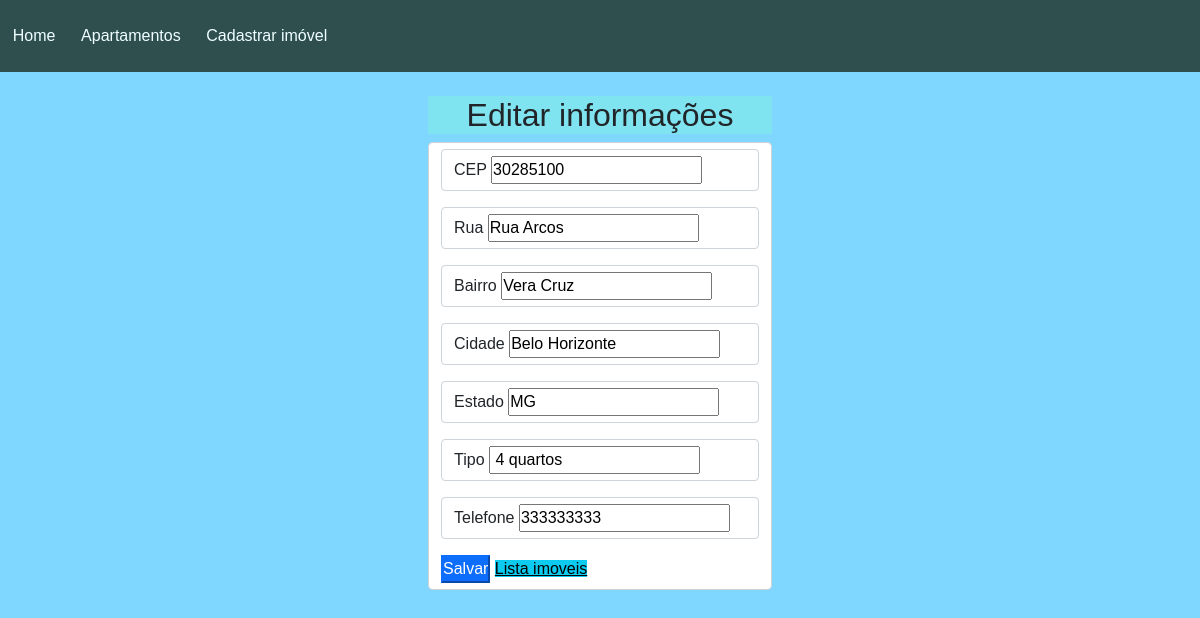
/edit.php?id=5, run on the app's committed database.
### tables this page shows
CREATE TABLE `apartamento` (
  `id` int(200) NOT NULL,
  `cep` int(20) NOT NULL,
  `tipo` varchar(20) NOT NULL,
  `telefone` int(20) NOT NULL,
  `rua` varchar(50) NOT NULL,
  `bairro` varchar(50) NOT NULL,
  `cidade` varchar(50) NOT NULL,
  `estado` varchar(10) NOT NULL
);

### edit.php (the view, shortened to what this page needs)
<?php
include_once 'database.php';
$id = mysqli_escape_string($connect, $_GET['id']);
$sql = "SELECT * FROM apartamento WHERE id = '$id' ";
$resultado = mysqli_query($connect, $sql);
$dados = mysqli_fetch_array($resultado);
?>
<!DOCTYPE html>
<html lang="pt-br">
<head>
    <link href="https://cdn.jsdelivr.net/npm/bootstrap@5.1.3/dist/css/bootstrap.min.css" rel="stylesheet">
    <link rel="stylesheet" href="https://cdnjs.cloudflare.com/ajax/libs/font-awesome/5.15.4/css/all.min.css" />
    <link rel="stylesheet" href="./css/style.css">
</head>
<body>
    <div class=" container-fluid">
        <header>
            <div class="container" id="nav-container">
                <nav class="fixed-top navbar navbar-expand-lg">
                    <div class=" collapse navbar-collapse justify-content" id="navbar-links">
                        <div class="navbar-nav">
                            <a href="index.php" class=" nav-item nav-link" id="home-menu">Home</a>
                            <a href="apartamentos.php" class=" nav-item nav-link" id="apart-menu">Apartamentos</a>
                            <a href="cadastrar.php" class=" nav-item nav-link" id="cad-menu">Cadastrar imóvel</a>
                        </div>
                    </div>
                    <br><br>
                </nav>
            </div>
        </header>
        <br><br><br><br>
        <div class="container d-lg-flex justify-content-center">
            <div class=" ">
                <h2>Editar informações</h2>
                <form class=" form form-control form-check-inline " action=" update.php" method="POST">
                    <div class="form-control form-check-inline mb-3">
                        <label for=""> CEP
                            <input type="text" placeholder="CEP" name="cep" id="cep" onblur="pesquisacep(this.value);" value="<?php echo $dados['cep'] ?>">
                        </label>
                    </div>
                    <div class="form-control  mb-3">
                        <label for="">Rua <input type="text" placeholder="Rua" name="rua" id="rua" value="<?php echo $dados['rua'] ?>">
                        </label>
                    </div>
                    <div class="form-control  mb-3">
                        <label for="">Bairro <input type="text" placeholder="Bairro" name="bairro" id="bairro" value="<?php echo $dados['bairro'] ?>">
                        </label>
                    </div>
                    <div class="form-control  mb-3">
                        <label for="">Cidade <input type="text" placeholder="Cidade" name="cidade" id="cidade" value="<?php echo $dados['cidade'] ?>">
                        </label>
                    </div>
                    <div class="form-control  mb-3">
                        <label for="">Estado <input type="text" placeholder="uf" name="uf" id="uf" value="<?php echo $dados['estado'] ?>">
                        </label>
                    </div>
                    <div class="form-control  mb-3">
                        <label for="tipo" id="tipo">Tipo</label>
                        <input type="text" name="tipo" id="tipo" value="<?php echo $dados['tipo'] ?>">
                    </div>
                    <div class="form-control  mb-3">
                        <label for="tel" id="tel">Telefone</label>
                        <input type="text" name="tel" id="tel" value="<?php echo $dados['telefone'] ?>">
                    </div>
                    <button type="submit" name="btn-editar" class=" btn-primary" href="index.php">Salvar </button>
                    <a type="btn" class=" btn-info" href="apartamentos.php">Lista imoveis</a>
                </form>
            </div>
        </div>
    </div>
</body>
</html>

### css/style.css (style rules this page uses)
* { margin: 0; padding: 0; }
body { background-color: rgb(127, 214, 255); font-family: Arial, Helvetica, sans-serif; }
.navbar-expand-lg .navbar-nav .nav-link { padding: 1rem .8rem; }
#nav-container { padding-bottom: 0; padding-top: 0; }
header .navbar { background-color:darkslategray }
#navbar-links a { color: azure; }
h2 { text-align: center; background-color: rgba(127, 255, 212, 0.342); }

### data on the page
apartamento: cep "30285100", rua "Rua Arcos", bairro "Vera Cruz", cidade "Belo Horizonte", uf "MG", tipo "4 quartos", tel "333333333"
